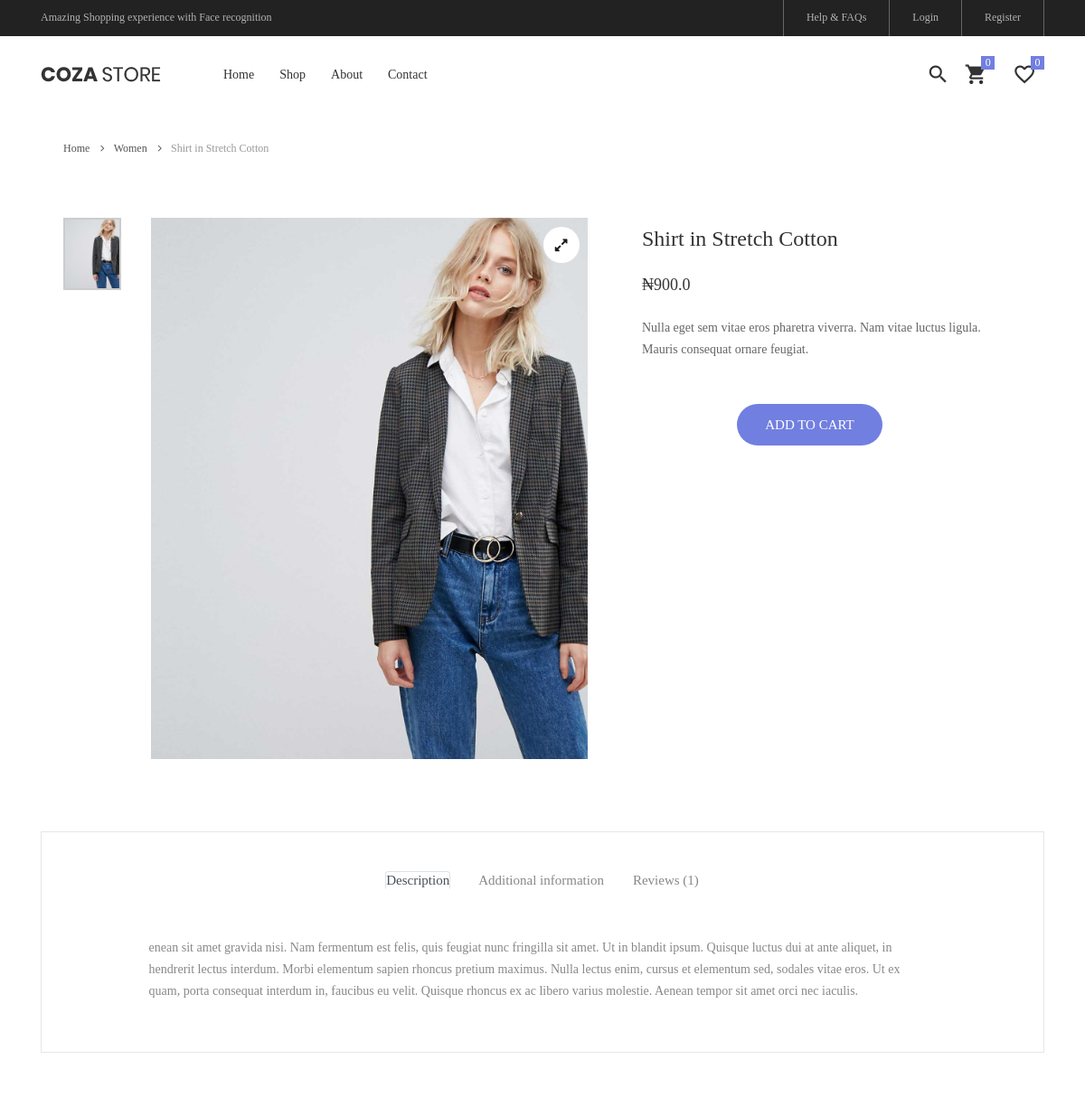
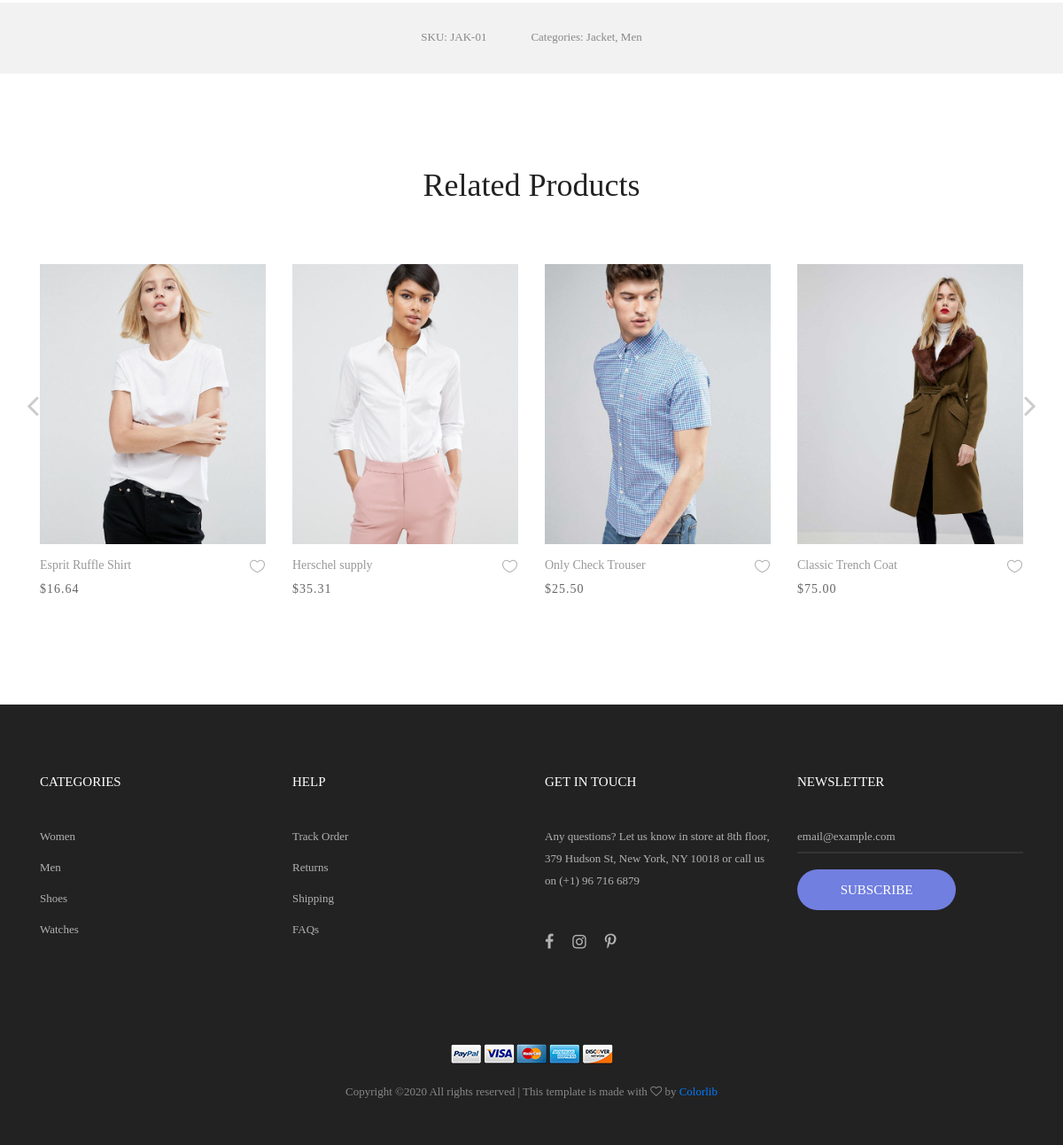
/product/shirt-in-stretch-cotton/, run on the app's committed database (2 pictures, top to bottom).
### core/models.py (models this page shows, shortened)
class Item(models.Model):
    title = models.CharField(max_length=100)
    category = models.ForeignKey(Category, on_delete=models.CASCADE)
    price = models.FloatField()
    discount_price = models.FloatField(blank=True, null=True)
    label = models.CharField(choices=LABEL_CHOICES, max_length=1)
    slug = AutoSlugField(populate_from="title", always_update="True")
    short_description = models.TextField(blank=True)
    description = models.TextField(blank=True)
    image = models.ImageField()
    trending = models.BooleanField(default=False)
    def get_add_to_cart_url(self):
        return reverse("core:add-to-cart", kwargs={
            'slug': self.slug
        })
    def get_category_display(self):
        return self.category.name

class Category(models.Model):
    name = models.CharField(max_length=300)
    slug = AutoSlugField(populate_from="name", always_update="True")
    photo = models.ImageField(blank=False, default='media_root/default.png')

### core/views.py (the view)
# urls.py: path('product/<slug>/', ItemDetailView.as_view(), name='product'),
class ItemDetailView(DetailView):
    model = Item
    context_object_name = "item"
    template_name = "product.html"

### templates/product.html (shortened to what this page needs)
{% extends "base.html" %}
{% load static %}
{% block header %}
  {% include "partials/page_header.html" %}
{% endblock header %}
{% block content %}
  {% block breadcrumb %}
    <div class="container">
      <div class="bread-crumb flex-w p-l-25 p-r-15 p-t-30 p-lr-0-lg">
        <a href="/" class="stext-109 cl8 hov-cl1 trans-04">
          Home
          <i class="fa fa-angle-right m-l-9 m-r-10" aria-hidden="true"></i>
        </a>
        <a href="" class="stext-109 cl8 hov-cl1 trans-04">
          {{ item.get_category_display }}
          <i class="fa fa-angle-right m-l-9 m-r-10" aria-hidden="true"></i>
        </a>
        <span class="stext-109 cl4">
          {{ item.title }}
        </span>
      </div>
    </div>
  {% endblock breadcrumb %}
  <section class="sec-product-detail bg0 p-t-65 p-b-60">
    <div class="container">
      <div class="row">
        <div class="col-md-6 col-lg-7 p-b-30">
          <div class="p-l-25 p-r-30 p-lr-0-lg">
            <div class="wrap-slick3 flex-sb flex-w">
              <div class="wrap-slick3-dots"></div>
              <div class="slick3 gallery-lb">
                <div class="item-slick3" data-thumb="{{ item.image.url }}">
                  <div class="wrap-pic-w pos-relative">
                    <img src="{{ item.image.url }}" alt="IMG-PRODUCT">
                    <a class="flex-c-m size-108 how-pos1 bor0 fs-16 cl10 bg0 hov-btn3 trans-04" href="{{ item.image.url }}">
                      <i class="fa fa-expand"></i>
                    </a>
                  </div>
                </div>
              </div>
            </div>
          </div>
        </div>
        <div class="col-md-6 col-lg-5 p-b-30">
          <div class="p-r-50 p-t-5 p-lr-0-lg">
            <h4 class="mtext-105 cl2 js-name-detail p-b-14">
              {{ item.title }}
            </h4>
            <span class="mtext-106 cl2">
              {% if item.discount_price %}
                <span class="mr-1">
                  <del>&#8358;{{ item.price }}</del>
                </span>
                <span>&#8358;{{ item.discount_price }}</span>
                {% else %}
                <span>&#8358;{{ item.price }}</span>
              {% endif %}
            </span>
            <p class="stext-102 cl3 p-t-23">
              {{ item.short_description }}
            </p>
            <div class="p-t-33">
              <div class="flex-w flex-r-m p-b-10">
                <div class="size-204 flex-w flex-m respon6-next">
                  <a href="{{ item.get_add_to_cart_url }}" class="flex-c-m stext-101 cl0 size-101 bg1 bor1 hov-btn1 p-lr-15 trans-04 js-addcart-detail">
                    Add to cart
                  </a>
                </div>
              </div>
            </div>
          </div>
        </div>
      </div>
      <div class="bor10 m-t-50 p-t-43 p-b-40">
        <div class="tab01">
          <ul class="nav nav-tabs" role="tablist">
            <li class="nav-item p-b-10">
              <a class="nav-link active" data-toggle="tab" href="#description" role="tab">Description</a>
            </li>
            <li class="nav-item p-b-10">
              <a class="nav-link" data-toggle="tab" href="#information" role="tab">Additional information</a>
            </li>
            <li class="nav-item p-b-10">
              <a class="nav-link" data-toggle="tab" href="#reviews" role="tab">Reviews (1)</a>
            </li>
          </ul>
          <div class="tab-content p-t-43">
            <div class="tab-pane fade show active" id="description" role="tabpanel">
              <div class="how-pos2 p-lr-15-md">
                <p class="stext-102 cl6">
                  {{ item.description }}
                </p>
              </div>
            </div>
          </div>
        </div>
      </div>
    </div>
    <div class="bg6 flex-c-m flex-w size-302 m-t-73 p-tb-15">
      <span class="stext-107 cl6 p-lr-25">
        SKU: JAK-01
      </span>
      <span class="stext-107 cl6 p-lr-25">
        Categories: Jacket, Men
      </span>
    </div>
  </section>
  <section class="sec-relate-product bg0 p-t-45 p-b-105">
    <div class="container">
      <div class="p-b-45">
        <h3 class="ltext-106 cl5 txt-center">
          Related Products
        </h3>
      </div>
      <div class="wrap-slick2">
        <div class="slick2">
          <div class="item-slick2 p-l-15 p-r-15 p-t-15 p-b-15">
            <div class="block2">
              <div class="block2-pic hov-img0">
                <img src="{% static 'images/product-01.jpg' %}" alt="IMG-PRODUCT">
              </div>
              <div class="block2-txt flex-w flex-t p-t-14">
                <div class="block2-txt-child1 flex-col-l ">
                  <a href="product-detail.html" class="stext-104 cl4 hov-cl1 trans-04 js-name-b2 p-b-6">
                    Esprit Ruffle Shirt
                  </a>
                  <span class="stext-105 cl3">
                    $16.64
                  </span>
                </div>
                <div class="block2-txt-child2 flex-r p-t-3">
                  <a href="#" class="btn-addwish-b2 dis-block pos-relative js-addwish-b2">
                    <img class="icon-heart1 dis-block trans-04" src="images/icons/icon-heart-01.png" alt="ICON">
                  </a>
                </div>
              </div>
            </div>
          </div>
          <div class="item-slick2 p-l-15 p-r-15 p-t-15 p-b-15">
            <div class="block2">
              <div class="block2-pic hov-img0">
                <img src="{% static 'images/product-02.jpg' %}" alt="IMG-PRODUCT">
              </div>
              <div class="block2-txt flex-w flex-t p-t-14">
                <div class="block2-txt-child1 flex-col-l ">
                  <a href="product-detail.html" class="stext-104 cl4 hov-cl1 trans-04 js-name-b2 p-b-6">
                    Herschel supply
                  </a>
                  <span class="stext-105 cl3">
                    $35.31
                  </span>
                </div>
                <div class="block2-txt-child2 flex-r p-t-3">
                  <a href="#" class="btn-addwish-b2 dis-block pos-relative js-addwish-b2">
                    <img class="icon-heart1 dis-block trans-04" src="images/icons/icon-heart-01.png" alt="ICON">
                  </a>
                </div>
              </div>
            </div>
          </div>
          <div class="item-slick2 p-l-15 p-r-15 p-t-15 p-b-15">
            <div class="block2">
              <div class="block2-pic hov-img0">
                <img src="{% static 'images/product-03.jpg' %}" alt="IMG-PRODUCT">
              </div>
              <div class="block2-txt flex-w flex-t p-t-14">
                <div class="block2-txt-child1 flex-col-l ">
                  <a href="product-detail.html" class="stext-104 cl4 hov-cl1 trans-04 js-name-b2 p-b-6">
                    Only Check Trouser
                  </a>
                  <span class="stext-105 cl3">
                    $25.50
                  </span>
                </div>
                <div class="block2-txt-child2 flex-r p-t-3">
                  <a href="#" class="btn-addwish-b2 dis-block pos-relative js-addwish-b2">
                    <img class="icon-heart1 dis-block trans-04" src="images/icons/icon-heart-01.png" alt="ICON">
                  </a>
                </div>
              </div>
            </div>
          </div>
          <div class="item-slick2 p-l-15 p-r-15 p-t-15 p-b-15">
            <div class="block2">
              <div class="block2-pic hov-img0">
                <img src="{% static 'images/product-04.jpg' %}" alt="IMG-PRODUCT">
              </div>
              <div class="block2-txt flex-w flex-t p-t-14">
                <div class="block2-txt-child1 flex-col-l ">
                  <a href="product-detail.html" class="stext-104 cl4 hov-cl1 trans-04 js-name-b2 p-b-6">
                    Classic Trench Coat
                  </a>
                  <span class="stext-105 cl3">
                    $75.00
                  </span>
                </div>
                <div class="block2-txt-child2 flex-r p-t-3">
                  <a href="#" class="btn-addwish-b2 dis-block pos-relative js-addwish-b2">
                    <img class="icon-heart1 dis-block trans-04" src="images/icons/icon-heart-01.png" alt="ICON">
                  </a>
                </div>
              </div>
            </div>
          </div>
        </div>
      </div>
    </div>
  </section>
{% endblock content %}

### static_in_env/css/main.css (style rules this page uses)
.container { max-width: 1380px; }
@media (max-width: 1600px) { .container { max-width: 1200px; } }
.slick-slide { outline: none !important; }
.wrap-slick2 { position: relative; margin-right: -15px; margin-left: -15px; }
.wrap-slick3 { position: relative; }
.wrap-slick3-dots { width: 11.111111%; }
.slick3 { width: 83.333333%; }
.tab01 .nav-tabs { display: -webkit-box; display: -webkit-flex; display: -moz-box; display: -ms-flexbox; display: flex; flex-wrap: wrap; justify-content: center; align-items: center; border: none; }
.tab01 .nav-tabs .nav-item { margin: 0px 15px; }
.tab01 .nav-link { font-family: Poppins-Regular; font-size: 15px; color: #888; line-height: 1.2; padding: 0; border-radius: 0px; border: none; border-bottom: 1px solid transparent; -webkit-transition: all 0.4s; -o-transition: all 0.4s; -moz-transition: all 0.4s; transition: all 0.4s; }
.tab01 .nav-link.active { color: #333; border-color: #797979; }
.block2-pic { position: relative; }
.block2-txt-child1 { width: calc(100% - 30px); }
.block2-txt-child2 { width: 30px; }
.cl0 { color: #fff; }
.cl2 { color: #333; }
.cl3 { color: #666; }
.cl4 { color: #999; }
.cl5 { color: #222; }
.cl6 { color: #888; }
.cl8 { color: #555; }
.cl10 { color: #1d1d1d; }
.stext-101 { font-family: Poppins-Medium; font-size: 15px; line-height: 1.466667; text-transform: uppercase; }
.stext-102 { font-family: Poppins-Regular; font-size: 14px; line-height: 1.7; }
.stext-104 { font-family: Poppins-Regular; font-size: 14px; line-height: 1.466667; }
.stext-105 { font-family: Poppins-Regular; font-size: 14px; line-height: 1.466667; letter-spacing: 1px; }
.stext-107 { font-family: Poppins-Regular; font-size: 13px; line-height: 1.923; }
.stext-109 { font-family: Poppins-Regular; font-size: 12px; line-height: 1.833333; }
.mtext-105 { font-family: Poppins-Regular; font-size: 24px; line-height: 1.5; }
.mtext-106 { font-family: Poppins-SemiBold; font-size: 18px; line-height: 1.388888; }
.ltext-106 { font-family: Poppins-Bold; font-size: 36px; line-height: 1.2; }
.size-101 { min-width: 161px; height: 46px; }
.size-108 { width: 40px; height: 40px; }
.size-204 { width: calc(100% - 105px); }
.size-302 { min-height: 80px; }
.bg0 { background-color: #fff; }
.bg1 { background-color: #717fe0; }
.bg6 { background-color: #f2f2f2; }
.bor0 { border-radius: 50%; }
.bor1 { border-radius: 23px; }
.bor10 { border: 1px solid #e6e6e6; }
.how-pos1 { position: absolute; top: 10px; right: 10px; }
.how-pos2 { padding-left: 10.7%; padding-right: 11%; }
.hov-img0 { display: block; overflow: hidden; }
.hov-img0 img { width: 100%; -webkit-transition: transform 0.9s ease; -o-transition: transform 0.9s ease; -moz-transition: transform 0.9s ease; transition: transform 0.9s ease; }

### data on the page
Item: category "Women", title "Shirt in Stretch Cotton", image (picture), price "900.0", short_description "Nulla eget sem vitae eros pharetra viverra. Nam vitae luctus ligula. Mauris consequat ornare feugiat.", description "enean sit amet gravida nisi. Nam fermentum est felis, quis feugiat nunc fringilla sit amet. Ut in blandit ipsum. Quisque luctus dui at ante aliquet, in hendrerit lectus interdum. Morbi elementum sapien rhoncus pretium maximus. Nulla lectus enim, cursus et elementum sed, sodales vitae eros. Ut ex quam, porta consequat interdum in, faucibus eu velit. Quisque rhoncus ex ac libero varius molestie. Aenean tempor sit amet orci nec iaculis."
